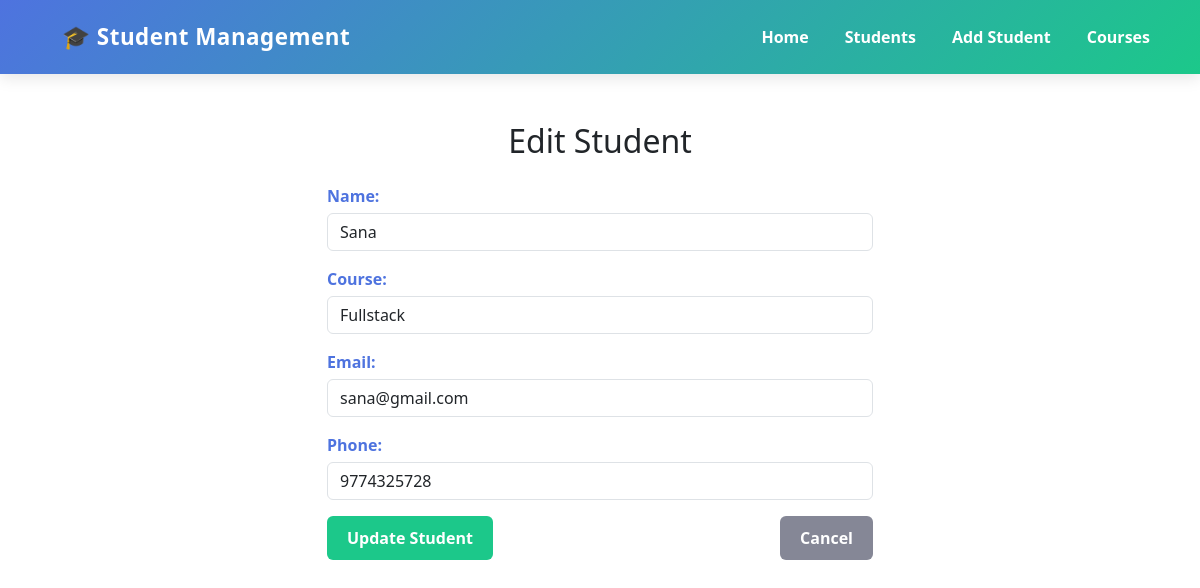
Before: /edit/12/ with the older database file.
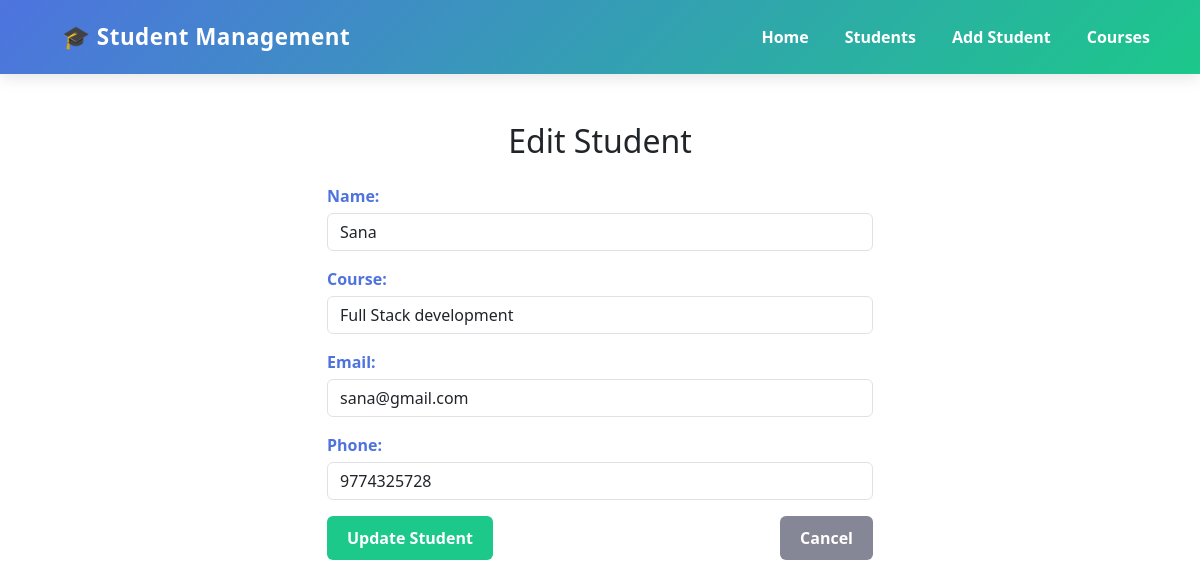
After: the same page with the newer database file.
### students/models.py (models this page shows, shortened)
class Student(models.Model):
    name = models.CharField(max_length=100)
    course = models.CharField(max_length=100)
    email = models.EmailField()
    phone = models.CharField(max_length=15)
    created_at = models.DateTimeField(auto_now_add=True)  # optional

### students/views.py (the view)
# urls.py: path('edit/<int:pk>/', views.student_update, name='student_edit'),  # ✅ This is important
def student_update(request, pk):
    student = get_object_or_404(Student, pk=pk)
    if request.method == 'PUT':
        form = StudentForm(request.PUT, instance=student)
        if form.is_valid():
            form.save()
            return redirect('student_list')
    else:
        form = StudentForm(instance=student)  # Pre-fill form with student data
    return render(request, 'students/student_form.html', {'form': form})

### students/forms.py
class StudentForm(forms.ModelForm):
    class Meta:
        model = Student
        fields = ['name', 'course', 'email', 'phone']
        widgets = {
            'name': forms.TextInput(attrs={'class': 'form-control', 'placeholder': 'Enter student name'}),
            'course': forms.TextInput(attrs={'class': 'form-control', 'placeholder': 'Enter Course'}),
            'email': forms.EmailInput(attrs={'class': 'form-control', 'placeholder': 'Enter email'}),
            'phone': forms.NumberInput(attrs={'class': 'form-control', 'placeholder': 'Enter phone number'}),
        }

### students/templates/students/student_form.html (shortened to what this page needs)
{% extends 'students/base.html' %}
{% block content %}
<div class="container mt-5">
    <h2 class="mb-4 text-center">
        {% if form.instance.pk %}
            Edit Student
        {% else %}
            Add Student
        {% endif %}
    </h2>
    <div class="row justify-content-center">
        <div class="col-md-6">
            <form method="POST">
                {{ form.as_p }}
                <div class="d-flex justify-content-between mt-3">
                    <button type="submit" class="btn btn-success">
                        {% if form.instance.pk %}
                            Update Student
                        {% else %}
                            Add Student
                        {% endif %}
                    </button>
                    <a href="{% url 'student_list' %}" class="btn btn-secondary">Cancel</a>
                </div>
            </form>
        </div>
    </div>
</div>
{% endblock %}

Changed rows visible on the page:
changed Student "Sana": course "Fullstack" → "Full Stack development"
